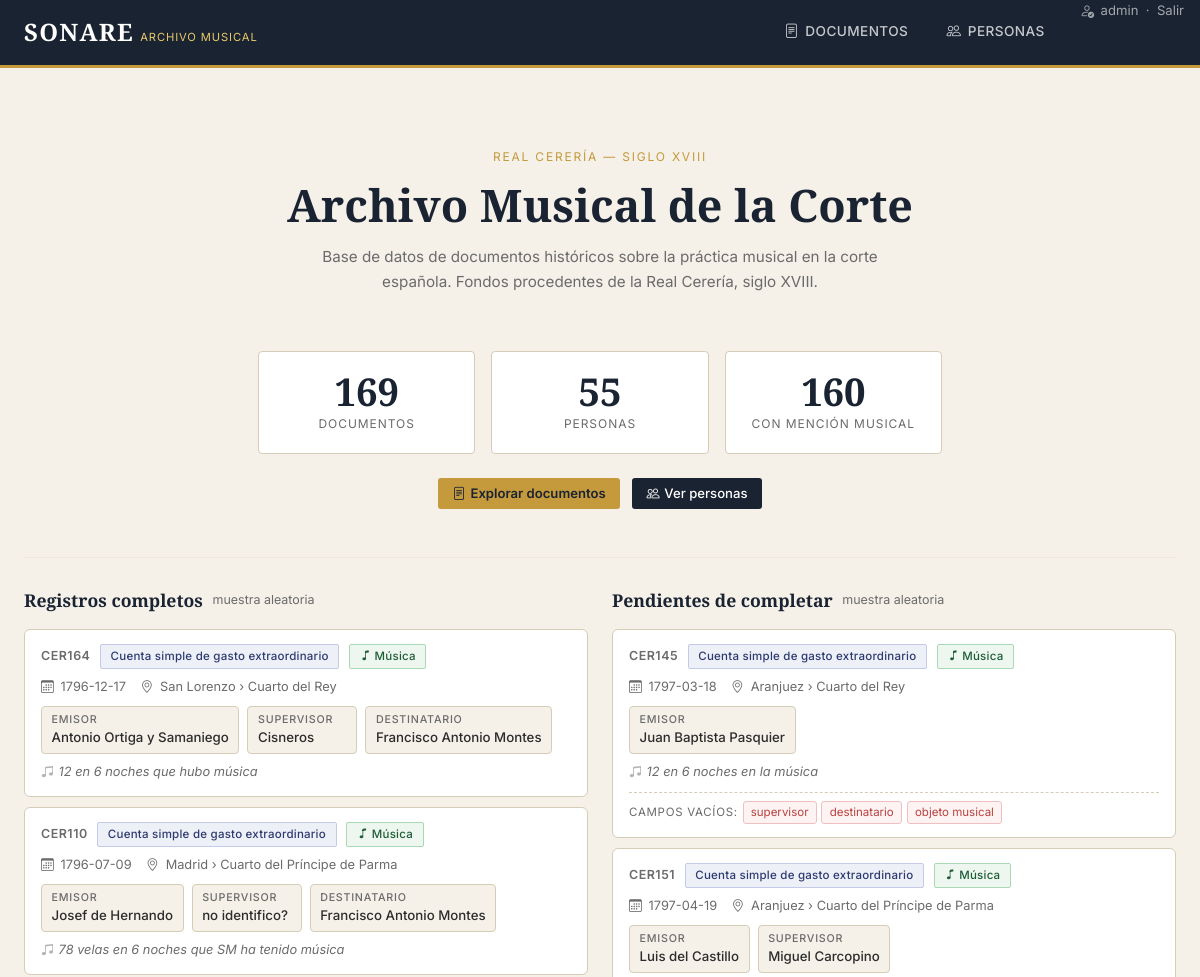
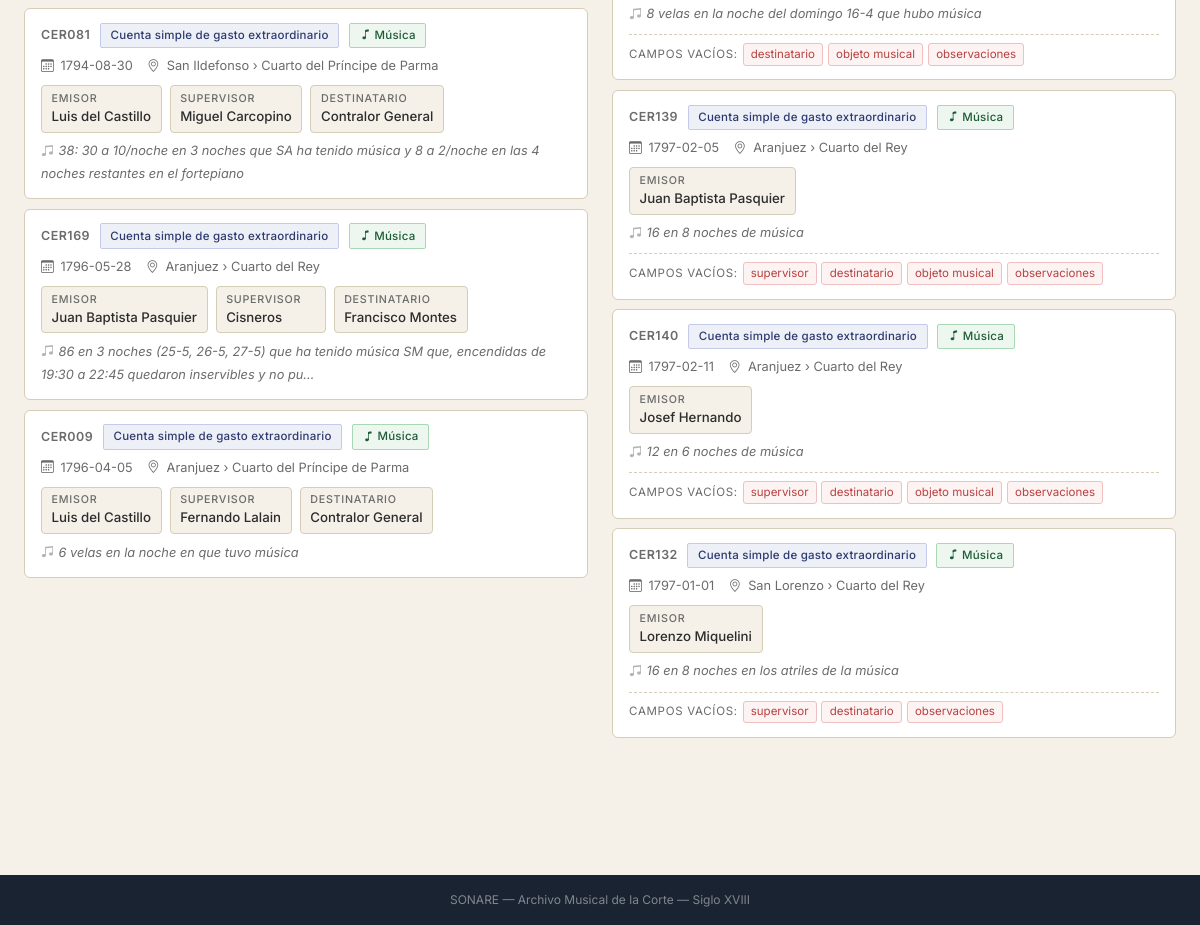
The app's page / (signed in) with its own data (2 pictures, top to bottom).
### sonare_app/models.py (models this page shows, shortened)
class Documento(models.Model):
    id = models.CharField(max_length=50, primary_key=True)
    tipo_documento = models.CharField(max_length=200)
    fecha_documento = models.CharField(max_length=50, blank=True, null=True)
    lugar_documento = models.CharField(max_length=300, blank=True, null=True)
    fecha_inicio = models.CharField(max_length=50, blank=True, null=True)
    fecha_fin = models.CharField(max_length=50, blank=True, null=True)
    lugar = models.CharField(max_length=500, blank=True, null=True)  # string original del Excel
    lugar_ref = models.ForeignKey(
        Lugar, null=True, blank=True,
        on_delete=models.SET_NULL,
        related_name='documentos',
        verbose_name="Lugar (jerárquico)",
    )
    observaciones_lugar = models.TextField(blank=True, null=True)
    texto = models.TextField(blank=True, null=True)
    emisor = models.ForeignKey(
        Persona, null=True, blank=True, on_delete=models.SET_NULL,
        related_name="documentos_emitidos",
    )
    visto = models.ForeignKey(
        Persona, null=True, blank=True, on_delete=models.SET_NULL,
        related_name="documentos_vistos",
    )
    destinatario = models.ForeignKey(
        Persona, null=True, blank=True, on_delete=models.SET_NULL,
        related_name="documentos_recibidos",
    )
    seccion_administrativa_emision = models.CharField(max_length=200, blank=True, null=True)
    seccion_administrativa_recepcion = models.CharField(max_length=200, blank=True, null=True)
    hora = models.CharField(max_length=50, blank=True, null=True)
    luces = models.TextField(blank=True, null=True)
    otras_personas = models.ManyToManyField(Persona, blank=True, related_name="documentos_citado")
    signatura = models.CharField(max_length=200, blank=True, null=True)
    practica_musical = models.TextField(blank=True, null=True)
    objeto_musical_desc = models.TextField(blank=True, null=True)
    autor = models.CharField(max_length=200, blank=True, null=True)
    mencion_musica = models.BooleanField(default=False)
    observaciones = models.TextField(blank=True, null=True)
    evento_descripcion = models.TextField(blank=True, null=True)
    metadata = models.JSONField(default=dict, blank=True)
    class Meta:
        verbose_name = "Documento"
        verbose_name_plural = "Documentos"
        ordering = ["fecha_documento"]

class Lugar(models.Model):
    nombre = models.CharField(max_length=400)
    padre = models.ForeignKey(
        'self', null=True, blank=True,
        on_delete=models.SET_NULL,
        related_name='hijos',
    )
    class Meta:
        verbose_name = "Lugar"
        verbose_name_plural = "Lugares"
        ordering = ["padre__nombre", "nombre"]

class Persona(models.Model):
    id = models.CharField(max_length=50, primary_key=True)
    nombre_uniforme = models.CharField(max_length=200)
    apellidos_uniforme = models.CharField(max_length=200, blank=True, default="")
    otras_formas_nombre = models.TextField(blank=True, default="")
    titulo_nobiliario = models.CharField(max_length=200, blank=True, null=True)
    id_viaff = models.CharField(max_length=100, blank=True, null=True)
    genero = models.CharField(max_length=50, blank=True, null=True)
    fecha_nacimiento = models.CharField(max_length=50, blank=True, null=True)
    fecha_muerte = models.CharField(max_length=50, blank=True, null=True)
    funcion = models.CharField(max_length=100, default="no músico")
    cargo_profesional = models.CharField(max_length=200, blank=True, null=True)
    def __str__(self):
        return f"{self.nombre_uniforme} {self.apellidos_uniforme}".strip()
    class Meta:
        verbose_name = "Persona"
        verbose_name_plural = "Personas"
        ordering = ["apellidos_uniforme", "nombre_uniforme"]

### sonare_app/views.py (the view)
# urls.py: path("", views.home, name="home"),
@login_required
def home(request):
    rel = ("emisor", "visto", "destinatario", "lugar_ref", "lugar_ref__padre")
    base_qs = Documento.objects.select_related(*rel)
    def _anotar_score(qs):
        return qs.annotate(
            completitud=
                Case(When(emisor__isnull=False, then=1), default=0, output_field=IntegerField()) +
                Case(When(visto__isnull=False, then=1), default=0, output_field=IntegerField()) +
                Case(When(destinatario__isnull=False, then=1), default=0, output_field=IntegerField()) +
                Case(When(practica_musical__isnull=False, then=1), default=0, output_field=IntegerField()) +
                Case(When(objeto_musical_desc__isnull=False, then=1), default=0, output_field=IntegerField()) +
                Case(When(observaciones__isnull=False, then=1), default=0, output_field=IntegerField())
        )
    scored = _anotar_score(base_qs)
    docs_completos = list(scored.filter(completitud__gte=4).order_by("?")[:5])
    docs_incompletos = list(scored.filter(completitud__lte=3).order_by("?")[:5])
    context = {
        "total_documentos": Documento.objects.count(),
        "total_personas": Persona.objects.count(),
        "docs_con_musica": Documento.objects.filter(mencion_musica=True).count(),
        "docs_completos": docs_completos,
        "docs_incompletos": docs_incompletos,
    }
    return render(request, "sonare_app/home.html", context)

### sonare_app/templates/sonare_app/home.html (shortened to what this page needs)
{% extends "sonare_app/base.html" %}
{% block content %}
<div style="text-align:center; padding: 3rem 1rem 2.5rem;">
  <p style="font-family:var(--sans); font-size:0.75rem; text-transform:uppercase; letter-spacing:0.15em; color:var(--gold); margin-bottom:0.75rem;">
    Real Cerería — Siglo XVIII
  </p>
  <h1 style="font-size:2.8rem; color:var(--navy); margin-bottom:0.75rem;">
    Archivo Musical de la Corte
  </h1>
  <p style="color:var(--text-muted); max-width:560px; margin:0 auto; line-height:1.7; font-size:0.95rem;">
    Base de datos de documentos históricos sobre la práctica musical en la corte española.
    Fondos procedentes de la Real Cerería, siglo XVIII.
  </p>
</div>
<div class="row g-3 mb-4" style="max-width:700px; margin:0 auto 2.5rem;">
  <div class="col-4">
    <div class="stat-pill">
      <div class="stat-num">{{ total_documentos }}</div>
      <div class="stat-label">Documentos</div>
    </div>
  </div>
  <div class="col-4">
    <div class="stat-pill">
      <div class="stat-num">{{ total_personas }}</div>
      <div class="stat-label">Personas</div>
    </div>
  </div>
  <div class="col-4">
    <div class="stat-pill">
      <div class="stat-num">{{ docs_con_musica }}</div>
      <div class="stat-label">Con mención musical</div>
    </div>
  </div>
</div>
<div style="max-width:700px; margin:0 auto; display:flex; gap:0.75rem; justify-content:center; margin-bottom:3rem;">
  <a href="{% url 'sonare:documento_list' %}" class="btn-gold">
    <i class="bi bi-file-text"></i> Explorar documentos
  </a>
  <a href="{% url 'sonare:persona_list' %}" class="btn-navy">
    <i class="bi bi-people"></i> Ver personas
  </a>
</div>
<hr style="border:none; border-top:1px solid var(--border); margin-bottom:2rem;">
<div class="row g-4">
  <div class="col-12 col-md-6">
    <div style="display:flex; align-items:center; gap:0.6rem; margin-bottom:1.1rem;">
      <h2 style="font-size:1.1rem; color:var(--navy); margin:0;">Registros completos</h2>
      <span style="font-size:0.78rem; color:var(--text-muted); font-family:var(--sans);">muestra aleatoria</span>
    </div>
    {% for doc in docs_completos %}
      {% include "sonare_app/personas/_doc_card.html" with doc=doc rol_destacado="" persona=None %}
    {% empty %}
      <p style="color:var(--text-muted); font-style:italic; font-size:0.9rem;">No hay registros completos.</p>
    {% endfor %}
  </div>
  <div class="col-12 col-md-6">
    <div style="display:flex; align-items:center; gap:0.6rem; margin-bottom:1.1rem;">
      <h2 style="font-size:1.1rem; color:var(--navy); margin:0;">Pendientes de completar</h2>
      <span style="font-size:0.78rem; color:var(--text-muted); font-family:var(--sans);">muestra aleatoria</span>
    </div>
    {% for doc in docs_incompletos %}
      {% include "sonare_app/personas/_doc_card.html" with doc=doc rol_destacado="" persona=None mostrar_vacios=True %}
    {% empty %}
      <p style="color:var(--text-muted); font-style:italic; font-size:0.9rem;">No hay registros incompletos.</p>
    {% endfor %}
  </div>
</div>
{% endblock %}

### sonare_app/templates/sonare_app/base.html (shortened to what this page needs)
<!DOCTYPE html>
<html lang="es">
<head>
  <link href="https://cdn.jsdelivr.net/npm/bootstrap@5.3.0/dist/css/bootstrap.min.css" rel="stylesheet">
  <link href="https://cdn.jsdelivr.net/npm/bootstrap-icons@1.11.0/font/bootstrap-icons.css" rel="stylesheet">
</head>
<body>
<nav class="sonare-nav d-flex align-items-stretch justify-content-between">
  <a href="{% url 'sonare:home' %}" class="nav-brand">
    <span class="brand-title">SONARE</span>
    <span class="brand-sub">Archivo Musical</span>
  </a>
  <ul class="nav-links">
    <li>
      <a href="{% url 'sonare:documento_list' %}" class="{% if request.resolver_match.url_name == 'documento_list' or request.resolver_match.url_name == 'documento_detail' %}active{% endif %}">
        <i class="bi bi-file-text"></i> Documentos
      </a>
    </li>
    <li>
      <a href="{% url 'sonare:persona_list' %}" class="{% if request.resolver_match.url_name == 'persona_list' or request.resolver_match.url_name == 'persona_detail' %}active{% endif %}">
        <i class="bi bi-people"></i> Personas
      </a>
    </li>
    {% if request.user.is_authenticated %}
    <li>
      <form method="post" action="/logout/" style="margin:0;">
        <button type="submit" style="background:none; border:none; cursor:pointer; color:rgba(255,255,255,0.6); font-size:0.82rem; font-family:var(--sans); padding:0 1rem; height:100%; display:flex; align-items:center; gap:0.4rem;">
          <i class="bi bi-person-check"></i> {{ request.user.username }} &nbsp;·&nbsp; Salir
        </button>
      </form>
    </li>
    {% else %}
    <li>
      <a href="/login/?next={{ request.path }}">
        <i class="bi bi-box-arrow-in-right"></i> Entrar
      </a>
    </li>
    {% endif %}
  </ul>
</nav>
<div class="page-wrapper">
  {% block content %}{% endblock %}
</div>
<footer style="background:var(--navy); color:rgba(255,255,255,0.45); text-align:center; padding:1rem; font-size:0.75rem; margin-top:4rem;">
  SONARE &mdash; Archivo Musical de la Corte &mdash; Siglo XVIII
</footer>
</body>
</html>

### sonare_app/templates/sonare_app/personas/_doc_card.html (shortened to what this page needs)
<div class="doc-card clickable-row" data-href="{% url 'sonare:documento_detail' doc.id %}">
  <div class="doc-card-header">
    <div style="display:flex; align-items:center; gap:0.6rem; flex-wrap:wrap;">
      <span class="doc-card-id">{{ doc.id }}</span>
      <a href="{% url 'sonare:documento_edit' doc.id %}#id_tipo_documento"
         class="doc-field-link badge-sonare badge-doc" style="font-size:0.72rem;"
         title="Editar tipo de documento">
        {{ doc.tipo_documento|truncatechars:50 }}
      </a>
      {% if doc.mencion_musica %}
        <span class="badge-sonare badge-green" style="font-size:0.72rem;"><i class="bi bi-music-note"></i> Música</span>
      {% endif %}
    </div>
    <div class="doc-card-meta">
      {% if doc.fecha_documento %}
        <a href="{% url 'sonare:documento_edit' doc.id %}#id_fecha_documento"
           class="doc-field-link" title="Editar fecha">
          <i class="bi bi-calendar3"></i> {{ doc.fecha_documento }}
        </a>
      {% endif %}
      {% if doc.lugar_ref %}
        <a href="{% url 'sonare:documento_edit' doc.id %}#id_lugar_ref"
           class="doc-field-link" title="Editar lugar">
          <i class="bi bi-geo-alt"></i>
          {% if doc.lugar_ref.padre %}{{ doc.lugar_ref.padre.nombre }} ›{% endif %}
          {{ doc.lugar_ref.nombre }}
        </a>
      {% elif doc.lugar_documento %}
        <a href="{% url 'sonare:documento_edit' doc.id %}#id_lugar_documento"
           class="doc-field-link" title="Editar lugar">
          <i class="bi bi-geo-alt"></i> {{ doc.lugar_documento }}
        </a>
      {% endif %}
    </div>
  </div>
  <div class="doc-card-roles">
    {% if doc.emisor %}
    <a href="{% url 'sonare:documento_edit' doc.id %}#id_emisor"
       class="doc-role doc-field-link {% if rol_destacado == 'emisor' %}doc-role--active{% endif %}"
       title="Editar emisor">
      <span class="doc-role-label">Emisor</span>
      <span class="doc-role-persona">{{ doc.emisor }}</span>
    </a>
    {% endif %}
    {% if doc.visto %}
    <a href="{% url 'sonare:documento_edit' doc.id %}#id_visto"
       class="doc-role doc-field-link {% if rol_destacado == 'visto' %}doc-role--active{% endif %}"
       title="Editar supervisor">
      <span class="doc-role-label">Supervisor</span>
      <span class="doc-role-persona">{{ doc.visto }}</span>
    </a>
    {% endif %}
    {% if doc.destinatario %}
    <a href="{% url 'sonare:documento_edit' doc.id %}#id_destinatario"
       class="doc-role doc-field-link {% if rol_destacado == 'destinatario' %}doc-role--active{% endif %}"
       title="Editar destinatario">
      <span class="doc-role-label">Destinatario</span>
      <span class="doc-role-persona">{{ doc.destinatario }}</span>
    </a>
    {% endif %}
  </div>
  {% if doc.practica_musical and doc.practica_musical != 'None' %}
  <a href="{% url 'sonare:documento_edit' doc.id %}#id_practica_musical"
     class="doc-card-practica doc-field-link" title="Editar práctica musical">
    <i class="bi bi-music-note-beamed" style="opacity:0.5; margin-right:0.3rem;"></i>{{ doc.practica_musical|truncatechars:120 }}
  </a>
  {% endif %}
  {% if mostrar_vacios %}
  <div class="doc-card-vacios">
    <span style="font-size:0.72rem; text-transform:uppercase; letter-spacing:0.06em; color:var(--text-muted); font-family:var(--sans);">Campos vacíos:</span>
    {% if not doc.visto %}<a href="{% url 'sonare:documento_edit' doc.id %}#id_visto" class="campo-vacio">supervisor</a>{% endif %}
    {% if not doc.destinatario %}<a href="{% url 'sonare:documento_edit' doc.id %}#id_destinatario" class="campo-vacio">destinatario</a>{% endif %}
    {% if not doc.objeto_musical_desc %}<a href="{% url 'sonare:documento_edit' doc.id %}#id_objeto_musical_desc" class="campo-vacio">objeto musical</a>{% endif %}
    {% if not doc.observaciones %}<a href="{% url 'sonare:documento_edit' doc.id %}#id_observaciones" class="campo-vacio">observaciones</a>{% endif %}
  </div>
  {% endif %}
</div>

### records on screen
Documento: id "CER164", tipo_documento "Cuenta simple de gasto extraordinario", mencion_musica True (drawn), fecha_documento "1796-12-17", lugar_ref.padre.nombre "San Lorenzo", lugar_ref.nombre "Cuarto del Rey", emisor "Antonio Ortiga y Samaniego", visto "Cisneros", destinatario "Francisco Antonio Montes", practica_musical "12 en 6 noches que hubo música"
Documento: id "CER110", tipo_documento "Cuenta simple de gasto extraordinario", mencion_musica True (drawn), fecha_documento "1796-07-09", lugar_ref.padre.nombre "Madrid", lugar_ref.nombre "Cuarto del Príncipe de Parma", emisor "Josef de Hernando", visto "no identifico?", destinatario "Francisco Antonio Montes", practica_musical "78 velas en 6 noches que SM ha tenido música"
Documento: id "CER081", tipo_documento "Cuenta simple de gasto extraordinario", mencion_musica True (drawn), fecha_documento "1794-08-30", lugar_ref.padre.nombre "San Ildefonso", lugar_ref.nombre "Cuarto del Príncipe de Parma", emisor "Luis del Castillo", visto "Miguel Carcopino", destinatario "Contralor General", practica_musical "38: 30 a 10/noche en 3 noches que SA ha tenido música y 8 a 2/noche en las 4 noches restantes en el fortepiano"
Documento: id "CER169", tipo_documento "Cuenta simple de gasto extraordinario", mencion_musica True (drawn), fecha_documento "1796-05-28", lugar_ref.padre.nombre "Aranjuez", lugar_ref.nombre "Cuarto del Rey", emisor "Juan Baptista Pasquier", visto "Cisneros", destinatario "Francisco Montes", practica_musical "86 en 3 noches (25-5, 26-5, 27-5) que ha tenido música SM que, encendidas de 19:30 a 22:45 quedaron inservibles y no pu…"
Documento: id "CER009", tipo_documento "Cuenta simple de gasto extraordinario", mencion_musica True (drawn), fecha_documento "1796-04-05", lugar_ref.padre.nombre "Aranjuez", lugar_ref.nombre "Cuarto del Príncipe de Parma", emisor "Luis del Castillo", visto "Fernando Lalain", destinatario "Contralor General", practica_musical "6 velas en la noche en que tuvo música"
Documento: id "CER145", tipo_documento "Cuenta simple de gasto extraordinario", mencion_musica True (drawn), fecha_documento "1797-03-18", lugar_ref.padre.nombre "Aranjuez", lugar_ref.nombre "Cuarto del Rey", emisor "Juan Baptista Pasquier", practica_musical "12 en 6 noches en la música", shows "supervisor", shows "destinatario", shows "objeto musical"
Documento: id "CER151", tipo_documento "Cuenta simple de gasto extraordinario", mencion_musica True (drawn), fecha_documento "1797-04-19", lugar_ref.padre.nombre "Aranjuez", lugar_ref.nombre "Cuarto del Príncipe de Parma", emisor "Luis del Castillo", visto "Miguel Carcopino", practica_musical "8 velas en la noche del domingo 16-4 que hubo música", shows "destinatario", shows "objeto musical", shows "observaciones"
Documento: id "CER139", tipo_documento "Cuenta simple de gasto extraordinario", mencion_musica True (drawn), fecha_documento "1797-02-05", lugar_ref.padre.nombre "Aranjuez", lugar_ref.nombre "Cuarto del Rey", emisor "Juan Baptista Pasquier", practica_musical "16 en 8 noches de música", shows "supervisor", shows "destinatario", shows "objeto musical", shows "observaciones"
Documento: id "CER140", tipo_documento "Cuenta simple de gasto extraordinario", mencion_musica True (drawn), fecha_documento "1797-02-11", lugar_ref.padre.nombre "Aranjuez", lugar_ref.nombre "Cuarto del Rey", emisor "Josef Hernando", practica_musical "12 en 6 noches de música", shows "supervisor", shows "destinatario", shows "objeto musical", shows "observaciones"
Documento: id "CER132", tipo_documento "Cuenta simple de gasto extraordinario", mencion_musica True (drawn), fecha_documento "1797-01-01", lugar_ref.padre.nombre "San Lorenzo", lugar_ref.nombre "Cuarto del Rey", emisor "Lorenzo Miquelini", practica_musical "16 en 8 noches en los atriles de la música", shows "supervisor", shows "destinatario", shows "observaciones"

### other values on screen
{{ request.user.username }} "admin"
{{ total_documentos }} "169"
{{ total_personas }} "55"
{{ docs_con_musica }} "160"
